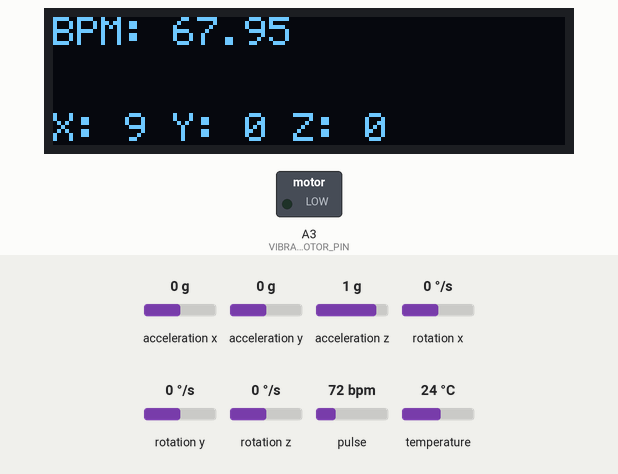
Recording of a sketch running on a simulated Arduino Uno, built with avr-gcc and run on an emulated ATmega328P. Shown: 128×32 one-colour display, switched loads named in the sketch (green lamp = pin HIGH). Inputs (shaded band) come from the test bench; at power-on: pulse 72 bpm, acceleration x 0 g, acceleration y 0 g, acceleration z 1 g, rotation x 0 °/s, rotation y 0 °/s, rotation z 0 °/s, temperature 24 °C. What the sketch prints to the serial monitor is not drawn.

Above: at 1.2 s.
1.3 s: pulse set to 130 bpm
At 3.3 s:
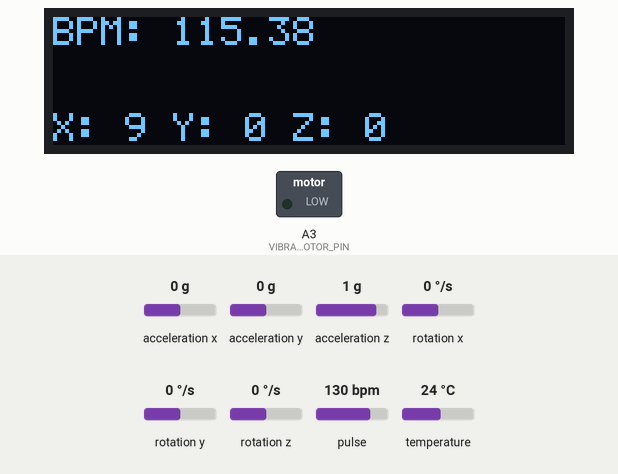
4.3 s: pulse set to 100 bpm
At 5.2 s:
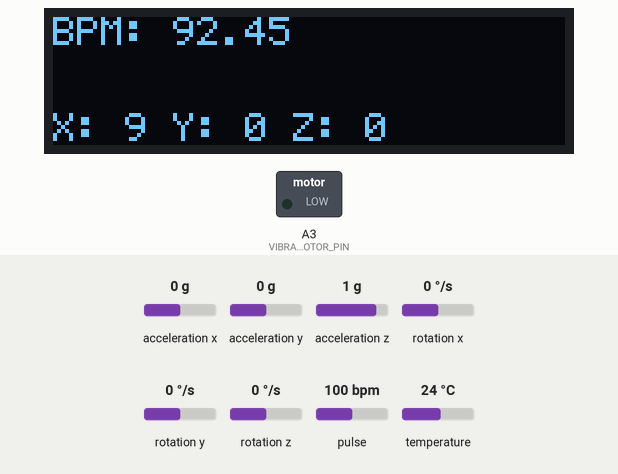
7.3 s: acceleration x set to -0.8 g
At 8.4 s:
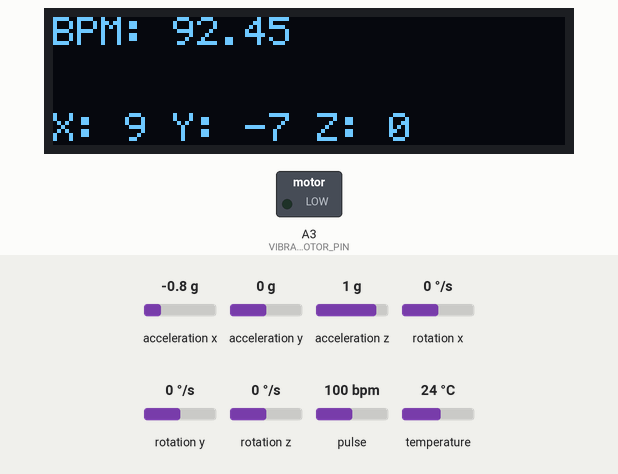
9.4 s: acceleration y set to -1.4 g
At 10.2 s:
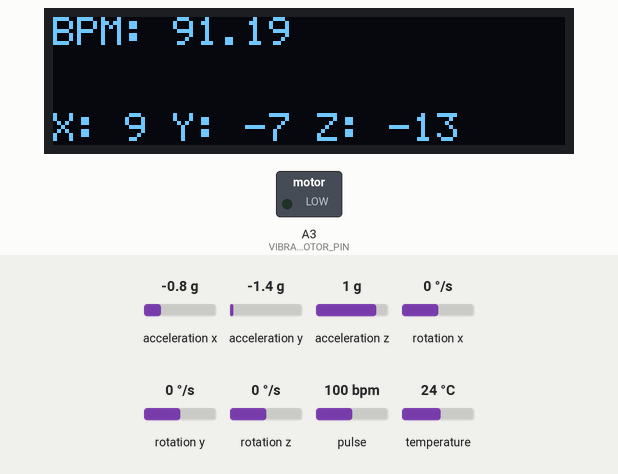
Timing chart, 0 to 12.4 s (numbered marks = the images above; inputs shaded):
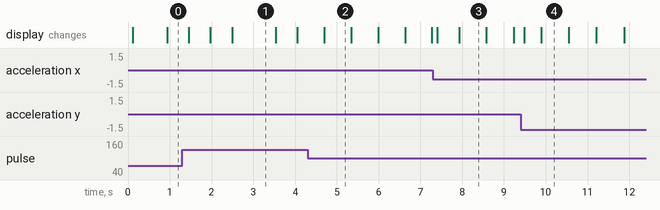

The sketch:

main.ino
```cpp
//Libraries
#include <Adafruit_MPU6050.h> //IMU
#include <Adafruit_Sensor.h>  //IMU
#include "SSD1306Ascii.h"     //OLED
#include "SSD1306AsciiWire.h" //OLED
#include "MAX30105.h"         //HEART
#include "heartRate.h"        //HEART
#include <Wire.h>             //I2C
//#include <SoftwareSerial.h> //BLUETOOTH

//Device Information
#define DEVICE_NAME "Wearable 1"
#define DEVICE_ID 1234

//Sub-device IDs
#define IMU_SENSOR        1
#define HEART_RATE_SENSOR 2
#define VIBRATION_MOTOR   3

//IMU setup
Adafruit_MPU6050 imu;
long roll = 0;
long pitch = 0;
long yaw = 0;

//Heart Rate Setup
MAX30105 heartRateSensor;
const byte RATE_SIZE = 4; //Increase this for more averaging. 4 is good.
byte rates[RATE_SIZE]; //Array of heart rates
byte rateSpot = 0;
long lastBeat = 0; //Time at which the last beat occurred
long irValue = 0;
float beatsPerMinute = 0;
int beatAvg = 0;

//Vibration Motor
#define VIBRATION_MOTOR_PIN A3

//OLED
#define SCREEN_WIDTH 128 // OLED display width, in pixels
#define SCREEN_HEIGHT 32 // OLED display height, in pixels
#define OLED_RESET    -1
#define SCREEN_ADDRESS 0x3C
SSD1306AsciiWire oled;

/*
//Bluetooth Setup
#define RX 2
#define TX 3
SoftwareSerial Bluetooth(RX, TX);
*/

void setup() {
  InitializeOLED();
  InitializeSerial();
  //InitializeBluetooth();
  InitializeIMU();
  InitializeHeartRateSensor();

  //vibration motor setup
  pinMode(VIBRATION_MOTOR_PIN, OUTPUT);
}

void loop() {

  /*Read Devices*/
  ReadIMU();
  ReadHeartRate();

  /*Send XML for Devices*/
  //SendXML(IMU_SENSOR);
  SendXML(HEART_RATE_SENSOR);
  //SendXML(VIBRATION_MOTOR);

  //Maybe add a timer for this call so that the OLED doesn't flicker
  UpdateOLED();

  //SetVibrationMotor(0);
}

void InitializeSerial() {
  Serial.begin(115200);
}

/*
void InitializeBluetooth() {
  Bluetooth.begin(9600);
}
*/

void InitializeIMU() {
  if (!imu.begin()) {
    Serial.println("Failed to find MPU6050 chip");
    while (1) {
      delay(10);
    }
  }
  imu.setAccelerometerRange(MPU6050_RANGE_8_G);
  imu.setGyroRange(MPU6050_RANGE_500_DEG);
  imu.setFilterBandwidth(MPU6050_BAND_21_HZ);
}

void InitializeHeartRateSensor() {
  if (!heartRateSensor.begin(Wire, I2C_SPEED_FAST)) //Use default I2C port, 400kHz speed
  {
    Serial.println("MAX30105 was not found. Please check wiring/power. ");
    while (1);
  }
  heartRateSensor.setup(); //Configure sensor with default settings
  heartRateSensor.setPulseAmplitudeRed(0x0A); //Turn Red LED to low to indicate sensor is running
  heartRateSensor.setPulseAmplitudeGreen(0); //Turn off Green LED
}

void InitializeOLED() {
  oled.begin(&Adafruit128x32, SCREEN_ADDRESS);
  oled.setFont(System5x7);
  oled.clear();
}

void UpdateOLED() {
  oled.clear();
  oled.setCursor(0,0);
  oled.print("BPM: ");
  oled.println(beatsPerMinute);
  oled.println();
  oled.println();
  oled.print("X: ");
  oled.print(roll);
  oled.print(" Y: ");
  oled.print(pitch);
  oled.print(" Z: ");
  oled.print(yaw);
}

// Reads current values of IMU
void ReadIMU() {

  sensors_event_t a, g, temp;
  imu.getEvent(&a, &g, &temp);

  roll = a.acceleration.z;
  pitch = a.acceleration.x;
  yaw = a.acceleration.y;

}

// Reads current IR value of heart rate sensor, calculates BPM, and returns XML string
void ReadHeartRate() {
  irValue = heartRateSensor.getIR();

  if (checkForBeat(irValue) == true)
  {
    //We sensed a beat!
    long delta = millis() - lastBeat;
    lastBeat = millis();

    beatsPerMinute = 60 / (delta / 1000.0);

    if (beatsPerMinute < 255 && beatsPerMinute > 20)
    {
      rates[rateSpot++] = (byte)beatsPerMinute; //Store this reading in the array
      rateSpot %= RATE_SIZE; //Wrap variable

      //Take average of readings
      beatAvg = 0;
      for (byte x = 0 ; x < RATE_SIZE ; x++)
        beatAvg += rates[x];
      beatAvg /= RATE_SIZE;
    }

  }
}

// Generates XML string from template and sends over serial
void SendXML(int sub_device_id) {

  String deviceXML;
  String opcode;
  //read device data and generate command XML
  switch (sub_device_id) {
    case 1:
      deviceXML = "<roll>" + String(roll) + "</roll><pitch>" + String(pitch) + "</pitch><yaw>" + String(yaw) + "</yaw>";
      opcode = "IMU";
      break;
    case 2:
      deviceXML = "<bpm>" + String(beatsPerMinute) + "</bpm><avg_bpm>" + String(beatAvg) + "</avg_bpm>";
      opcode = "HEART_RATE_SENSOR";
      break;
    case 3:
      deviceXML = "<motor_status>" + String(digitalRead(VIBRATION_MOTOR_PIN)) + "</motor_status>";
      opcode = "VIBRARTION_MOTOR";
      break;
  }

  String XML;
  //generate message
  XML =   "<message>" +
          String("<header>") +
          String("<name>") + DEVICE_NAME + "</name>" +
          String("<id>") + DEVICE_ID + "</id>" +
          String("<timestamp>") + 123456 + "</timestamp>" +
          String("<sub_device_id>") + sub_device_id + "</sub_device_id>" +
          String("</header>") +
          String("<command>") +
          String("<opcode>") + opcode + "</opcode>";
  //These strings are send separately because it wouldn't work when concatenated. I think it was a memory issue, maybe?
  Serial.print(XML);
  Serial.print(deviceXML);
  Serial.println("</args></command></message>");
}

void SetVibrationMotor(bool b){
  digitalWrite(VIBRATION_MOTOR_PIN, b);
}
```

Measured:
- after the input at 9.4 s, the display: first changes after 0.09 s (image 4 shows a later state)
- what the display in image 1 shows lasts 1.0 s, from 2.5 s to 3.5 s
- what the display in image 2 shows lasts 0.6 s, from 4.7 s to 5.3 s
- what the display in image 3 shows lasts 0.7 s, from 7.9 s to 8.6 s
